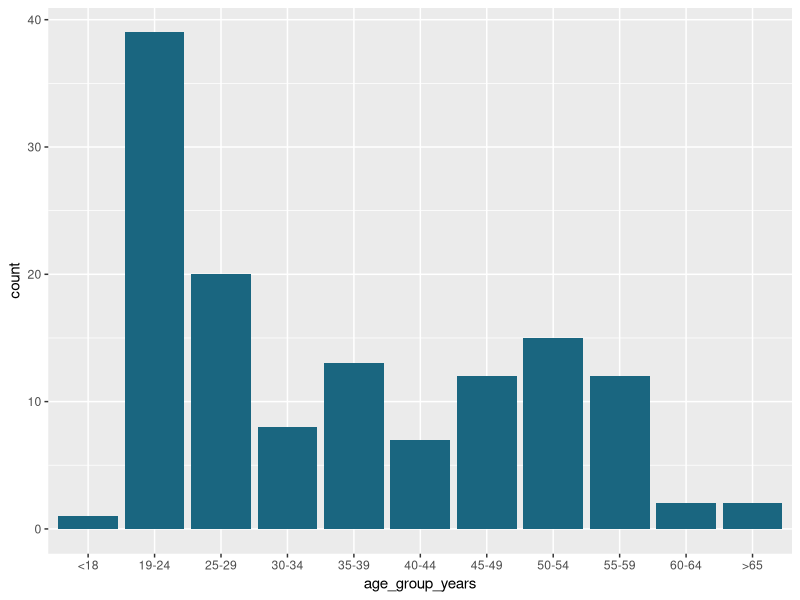
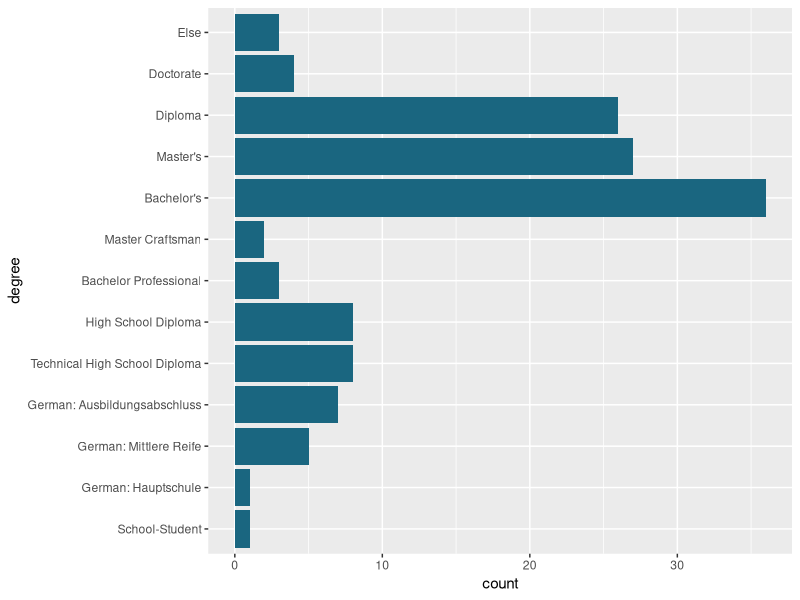
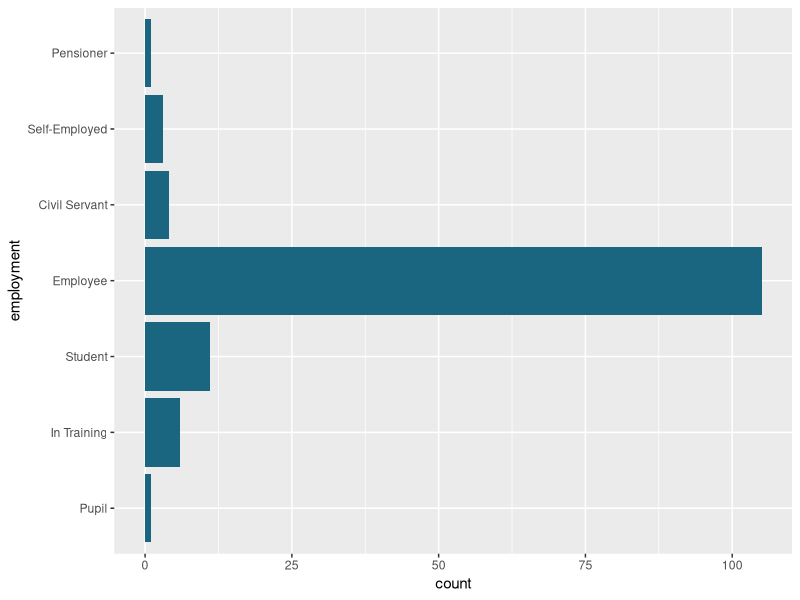

These charts were generated, in order, by the following R code:
## ---- chunk 1
library(tidyverse)
library(broom)
library(ggplot2)
library(dplyr)
## ---- chunk 2
getwd()
raw_data <- readxl::read_excel("data/raw_data.xlsx", sheet = 2)
glimpse(raw_data)
## ---- chunk 3
socio_demographics <- raw_data[, c("SD01", "SD02", "SD04", "SD04_14", "SD05")]

socio_demographics <- rename(socio_demographics, sex = SD01, age_group_years = SD02, degree = SD04, degree_special = SD04_14, employment = SD05)

socio_demographics <- socio_demographics %>%
  mutate(
    sex = factor(sex, 
                 labels = c("Female", "Male")),
)

glimpse(socio_demographics)
## ---- chunk 4

sex <- socio_demographics %>%
  group_by(sex) %>%
  summarise(
    absolute_count = n()
  ) %>%
  mutate(relative_share_percent = round(100 * absolute_count / sum(absolute_count), 0)
  )

sex
## ---- chunk 5
age_group_labels <- c("<18", "19-24", "25-29", "30-34", "35-39", "40-44", "45-49", "50-54", "55-59", "60-64", ">65")

age <- socio_demographics %>%
  sort_by(socio_demographics$age_group_years) %>%
  mutate(age_group_years = factor(age_group_years, labels = age_group_labels))

ggplot(data = age, aes(x=age_group_years)) + geom_bar(fill=rgb(0.1,0.4,0.5,1))
## ---- chunk 6
age_group_labels <- c("<18", "19-24", "25-29", "30-34", "35-39", "40-44", "45-49", "50-54", "55-59", "60-64", ">65")

age <- socio_demographics %>%
    sort_by(socio_demographics$age_group_years) %>%
  mutate(age_group_years = factor(age_group_years, labels = age_group_labels)) %>%
  group_by(age_group_years) %>%
  summarise(absolute_count = n()
  ) %>%
  mutate(relative_share_percent= round(100 * absolute_count / sum(absolute_count), 2))

print.data.frame(age)
## ---- chunk 7
degree_labels <- c("School-Student", "German: Hauptschule", "German: Mittlere Reife", "German: Ausbildungsabschluss", "Technical High School Diploma", "High School Diploma", "Bachelor Professional", "Master Craftsman", "Bachelor's", "Master's", "Diploma", "Doctorate", "Else")

degree <- socio_demographics %>%
  sort_by(socio_demographics$degree) %>%
  mutate(degree = factor(degree, labels = degree_labels)) 

ggplot(data = degree, aes(x=degree)) + geom_bar(fill=rgb(0.1,0.4,0.5,1)) + 
coord_flip()
## ---- chunk 8
degree_labels <- c("School-Student", "German: Hauptschule", "German: Mittlere Reife", "German: Ausbildungsabschluss", "Technical High School Diploma", "High School Diploma", "Bachelor Professional", "Master Craftsman", "Bachelor's", "Master's", "Diploma", "Doctorate", "Else")

degree <- socio_demographics %>%
    sort_by(socio_demographics$degree) %>%
  mutate(degree = factor(degree, labels = degree_labels)) %>%
  group_by(degree) %>%
  summarise(
    absolute_count = n(),
    degree_special = if (first(degree) == "Else") {
      paste(sort(degree_special), collapse = ", ")
    } else {
      ""
    }
  ) %>%
  mutate(relative_share_percent = round(100 * absolute_count / sum(absolute_count), 2))

print.data.frame(degree)
## ---- chunk 9
employment_labels <- c("Pupil", "In Training", "Student", "Employee", "Civil Servant", "Self-Employed", "Pensioner")

employment <- socio_demographics %>%
  sort_by(socio_demographics$employment) %>%
  mutate(employment = factor(employment, labels = employment_labels)) 

ggplot(data = employment, aes(x=employment)) + geom_bar(fill=rgb(0.1,0.4,0.5,1)) + coord_flip()
## ---- chunk 10
employment_labels <- c("Pupil", "In Training", "Student", "Employee", "Civil Servant", "Self-Employed", "Pensioner")

employment <- socio_demographics %>%
  sort_by(socio_demographics$employment) %>%
  mutate(employment = factor(employment, labels = employment_labels)) %>%
  group_by(employment) %>%
  summarise(absolute_count = n()
  ) %>%
  mutate(relative_share_percent= round(100 * absolute_count / sum(absolute_count), 2))

employment
